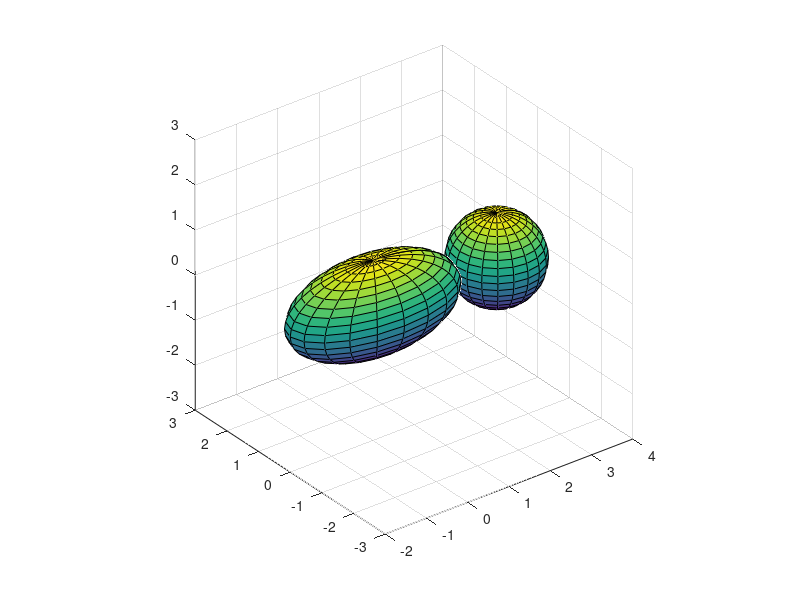

Source code (MATLAB):
% To demonstrate the effect of roll yaw and pitch in matlab

close all;
clear all;
clc

%make a halicopter type figire

[X Y Z] = sphere (20)
surf(X.*2,Y,Z);
hold on;
surf(X+3,Y,Z);
axis equal